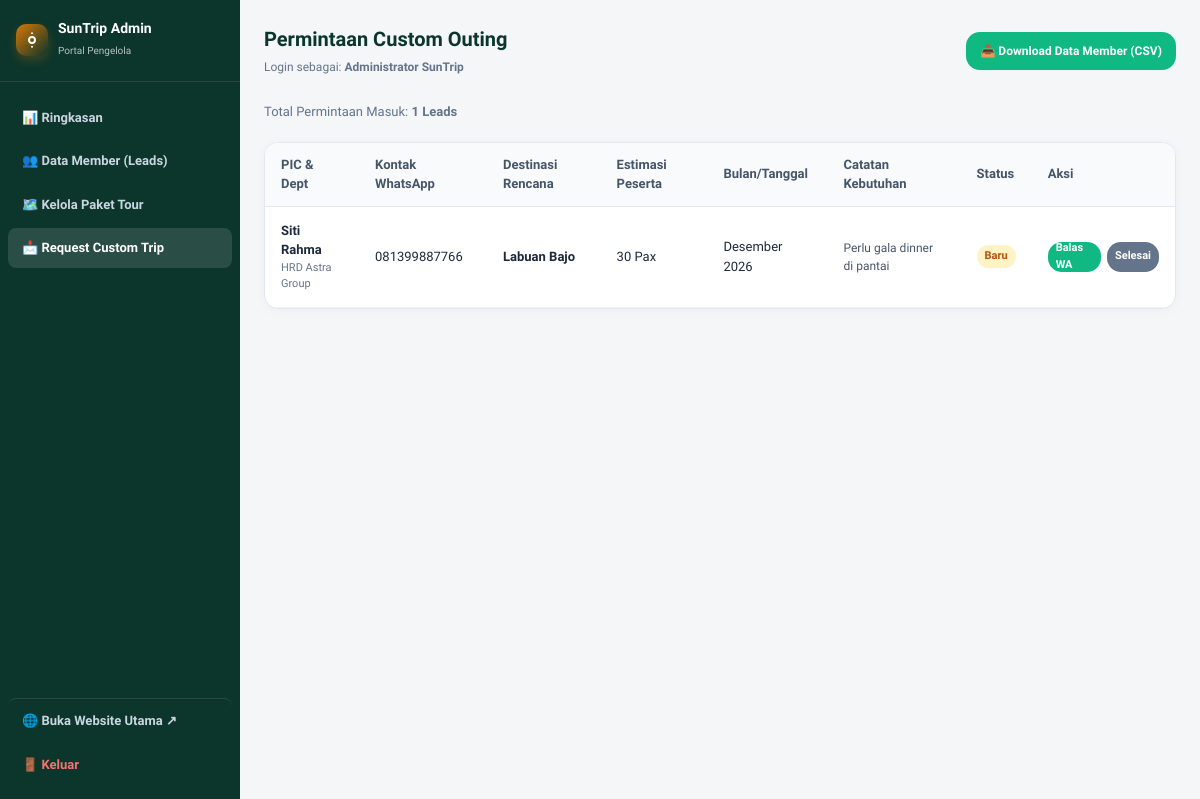
The app's page /admin/inquiries.php (signed in) with its own data.
### tables this page shows
CREATE TABLE inquiries (
        id INTEGER PRIMARY KEY AUTOINCREMENT,
        member_id INTEGER NULL,
        nama TEXT NOT NULL,
        departemen TEXT NOT NULL,
        no_hp TEXT NOT NULL,
        package_id INTEGER NULL,
        package_title TEXT NULL,
        perkiraan_pax INTEGER NULL,
        perkiraan_tanggal TEXT NULL,
        pesan TEXT NULL,
        status TEXT DEFAULT 'baru',
        created_at DATETIME DEFAULT CURRENT_TIMESTAMP
    );

### includes/config.php (called while the page is built, shortened)
<?php
function clean($data) {
    return htmlspecialchars(trim($data ?? ''), ENT_QUOTES, 'UTF-8');
}
function make_wa_url($phone, $message = '') {
    $cleanPhone = preg_replace('/[^0-9]/', '', $phone);
    if (str_starts_with($cleanPhone, '0')) {
        $cleanPhone = '62' . substr($cleanPhone, 1);
    }
    return 'https://wa.me/' . $cleanPhone . ($message ? '?text=' . rawurlencode($message) : '');
}

### admin/inquiries.php (the view, shortened to what this page needs)
<?php
require_once __DIR__ . '/../includes/config.php';
$pdo = get_db_connection();
$inquiries = $pdo->query("SELECT * FROM inquiries ORDER BY id DESC")->fetchAll();
require_once __DIR__ . '/header.php';
?>
<div style="margin-bottom: 20px;">
    <p style="font-size: 13px; color: #64748B; margin: 0;">Total Permintaan Masuk: <strong><?= count($inquiries) ?> Leads</strong></p>
</div>
<div class="admin-table-card">
    <div style="overflow-x: auto;">
        <table class="admin-table">
            <thead>
                <tr>
                    <th>PIC & Dept</th>
                    <th>Kontak WhatsApp</th>
                    <th>Destinasi Rencana</th>
                    <th>Estimasi Peserta</th>
                    <th>Bulan/Tanggal</th>
                    <th>Catatan Kebutuhan</th>
                    <th>Status</th>
                    <th>Aksi</th>
                </tr>
            </thead>
            <tbody>
                <?php if (empty($inquiries)): ?>
                    <tr>
                        <td colspan="8" style="text-align: center; color: #94A3B8; padding: 24px;">Belum ada permintaan custom trip masuk.</td>
                    </tr>
                <?php else: ?>
                    <?php foreach ($inquiries as $inq): ?>
                        <tr>
                            <td>
                                <strong><?= clean($inq['nama']) ?></strong>
                                <div style="font-size: 11px; color: #64748B;"><?= clean($inq['departemen']) ?></div>
                            </td>
                            <td><?= clean($inq['no_hp']) ?></td>
                            <td><strong><?= clean($inq['package_title']) ?></strong></td>
                            <td><?= $inq['perkiraan_pax'] ? clean($inq['perkiraan_pax']) . ' Pax' : '-' ?></td>
                            <td><?= clean($inq['perkiraan_tanggal'] ?? '-') ?></td>
                            <td style="max-width: 200px; font-size: 12px; color: #475569;"><?= clean($inq['pesan'] ?? '-') ?></td>
                            <td>
                                <?php if ($inq['status'] === 'selesai'): ?>
                                    <span class="badge-pill badge-green">Ditindaklanjuti</span>
                                <?php else: ?>
                                    <span class="badge-pill badge-gold">Baru</span>
                                <?php endif; ?>
                            </td>
                            <td>
                                <div style="display: flex; gap: 6px;">
                                    <a href="<?= make_wa_url($inq['no_hp'], 'Halo Bapak/Ibu ' . $inq['nama'] . ' dari ' . $inq['departemen'] . ', kami menindaklanjuti pengajuan custom trip ' . $inq['package_title'] . ' untuk rombongan Anda.') ?>" target="_blank" rel="noopener" class="btn-card-action" style="height: 30px; font-size: 11px; padding: 0 8px; background: #10B981;">
                                        <span>Balas WA</span>
                                    </a>
                                    <?php if ($inq['status'] !== 'selesai'): ?>
                                        <a href="/admin/inquiries.php?done=<?= $inq['id'] ?>" class="btn-card-action" style="height: 30px; font-size: 11px; padding: 0 8px; background: #64748B;">
                                            <span>Selesai</span>
                                        </a>
                                    <?php endif; ?>
                                </div>
                            </td>
                        </tr>
                    <?php endforeach; ?>
                <?php endif; ?>
            </tbody>
        </table>
    </div>
</div>
<?php require_once __DIR__ . '/footer.php'; ?>

### assets/css/style.css (style rules this page uses)
:root { --bg-sand: #FAF8F5; --bg-sand-light: #FFFDFB; --bg-sand-dark: #F3EFEA; --forest-900: #082820; --forest-800: #0C362B; --forest-700: #12493B; --forest-600: #1B5E4D; --forest-50: #ECFDF5; --sun-gold: #D97706; --sun-gold-hover: #B45309; --sun-gold-light: #FEF3C7; --sun-orange: #EA580C; --slate-900: #131E1E; --slate-800: #1E2E2D; --slate-700: #334443; --slate-600: #4B5E5C; --slate-500: #64748B; --slate-400: #94A3B8; --slate-300: #CBD5E1; --slate-200: #E2E8F0; --slate-100: #F1F5F9; --white: #FFFFFF; --card-border: rgba(18, 73, 59, 0.08); --card-shadow: 0 4px 20px -2px rgba(8, 40, 32, 0.06); --card-shadow-hover: 0 10px 30px -4px rgba(8, 40, 32, 0.12); --radius-sm: 8px; --radius-md: 14px; --radius-lg: 20px; --radius-full: 9999px; --font-main: 'Plus Jakarta Sans', -apple-system, BlinkMacSystemFont, "Segoe UI", Roboto, sans-serif; --touch-target: 48px; --nav-height: 64px; --bottom-bar-height: 68px; }
*, *::before, *::after { box-sizing: border-box; margin: 0; padding: 0; -webkit-tap-highlight-color: transparent; }
html { font-family: var(--font-main); background-color: #EAE6DF; color: var(--slate-900); line-height: 1.5; -webkit-font-smoothing: antialiased; -moz-osx-font-smoothing: grayscale; }
body { margin: 0; padding: 0; background-color: var(--bg-sand); min-height: 100vh; display: flex; flex-direction: column; }
@media (min-width: 640px) { body { background-color: #E8E4DD; background-image: radial-gradient(#D3CDC4 1px, transparent 1px), radial-gradient(#D3CDC4 1px, #E8E4DD 1px); background-size: 24px 24px; background-position: 0 0, 12px 12px; } }
.btn-card-action { background: var(--forest-800); color: white; border: none; height: 38px; padding: 0 14px; border-radius: var(--radius-md); font-size: 12px; font-weight: 700; display: flex; align-items: center; gap: 6px; cursor: pointer; text-decoration: none; transition: all 0.2s; }

### assets/css/admin.css (style rules this page uses)
:root { --admin-sidebar-bg: #0C362B; --admin-sidebar-text: #E2E8F0; --admin-bg: #F4F6F8; }
body.admin-body { background: var(--admin-bg); font-family: 'Plus Jakarta Sans', sans-serif; color: #1E293B; margin: 0; padding: 0; }
.admin-table-card { background: white; border-radius: 14px; box-shadow: 0 2px 10px rgba(0,0,0,0.04); border: 1px solid #E2E8F0; overflow: hidden; }
.admin-table { width: 100%; border-collapse: collapse; text-align: left; font-size: 13px; }
.admin-table th { background: #F8FAFC; padding: 12px 16px; font-weight: 700; color: #475569; border-bottom: 1px solid #E2E8F0; }
.admin-table td { padding: 14px 16px; border-bottom: 1px solid #F1F5F9; vertical-align: middle; }
.badge-pill { display: inline-block; padding: 3px 8px; border-radius: 999px; font-size: 11px; font-weight: 700; }
.badge-gold { background: #FEF3C7; color: #B45309; }

### records on screen
inquiries: nama "Siti Rahma", departemen "HRD Astra Group", no_hp "081399887766", package_title "Labuan Bajo", perkiraan_pax "30", perkiraan_tanggal "Desember 2026", pesan "Perlu gala dinner di pantai", status "Baru"

### other values on screen
$pageTitle "Permintaan Custom Outing"
$admin['name'] "Administrator SunTrip"
count($inquiries) "1"
